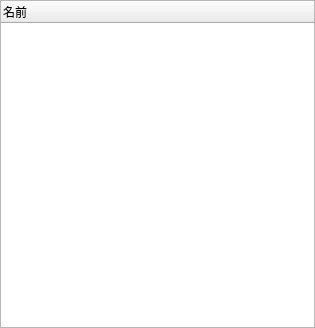
<?xml version="1.0" encoding="UTF-8"?>
<ui version="4.0">
 <class>UIVirtualFileView</class>
 <widget class="QWidget" name="UIVirtualFileView">
  <property name="geometry">
   <rect>
    <x>0</x>
    <y>0</y>
    <width>315</width>
    <height>328</height>
   </rect>
  </property>
  <property name="windowTitle">
   <string>Form</string>
  </property>
  <layout class="QVBoxLayout" name="verticalLayout">
   <property name="spacing">
    <number>0</number>
   </property>
   <property name="leftMargin">
    <number>0</number>
   </property>
   <property name="topMargin">
    <number>0</number>
   </property>
   <property name="rightMargin">
    <number>0</number>
   </property>
   <property name="bottomMargin">
    <number>0</number>
   </property>
   <item>
    <widget class="HTreeWidget" name="treeWidget">
     <property name="uniformRowHeights">
      <bool>true</bool>
     </property>
     <column>
      <property name="text">
       <string>名前</string>
      </property>
     </column>
    </widget>
   </item>
  </layout>
 </widget>
 <customwidgets>
  <customwidget>
   <class>HTreeWidget</class>
   <extends>QTreeWidget</extends>
   <header>HTreeWidget.h</header>
  </customwidget>
 </customwidgets>
 <resources/>
 <connections/>
</ui>
